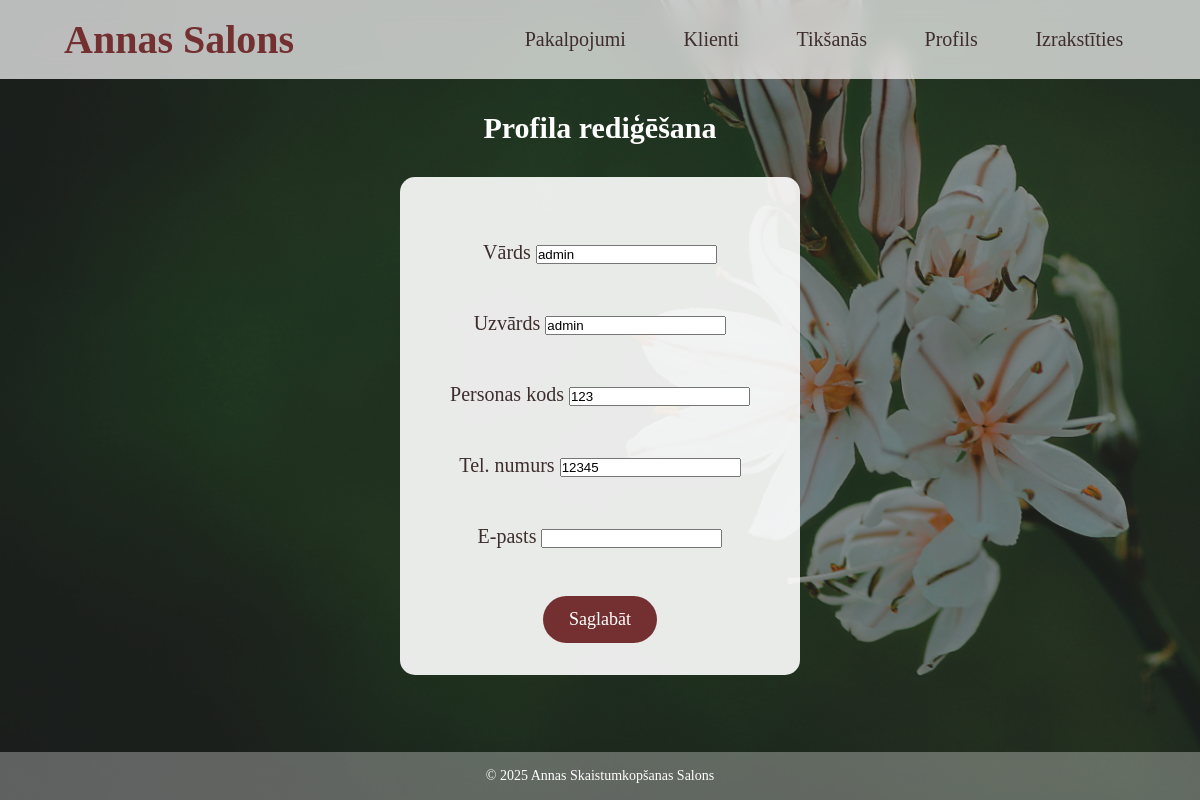
Page /profils (signed in) on the earlier database version.
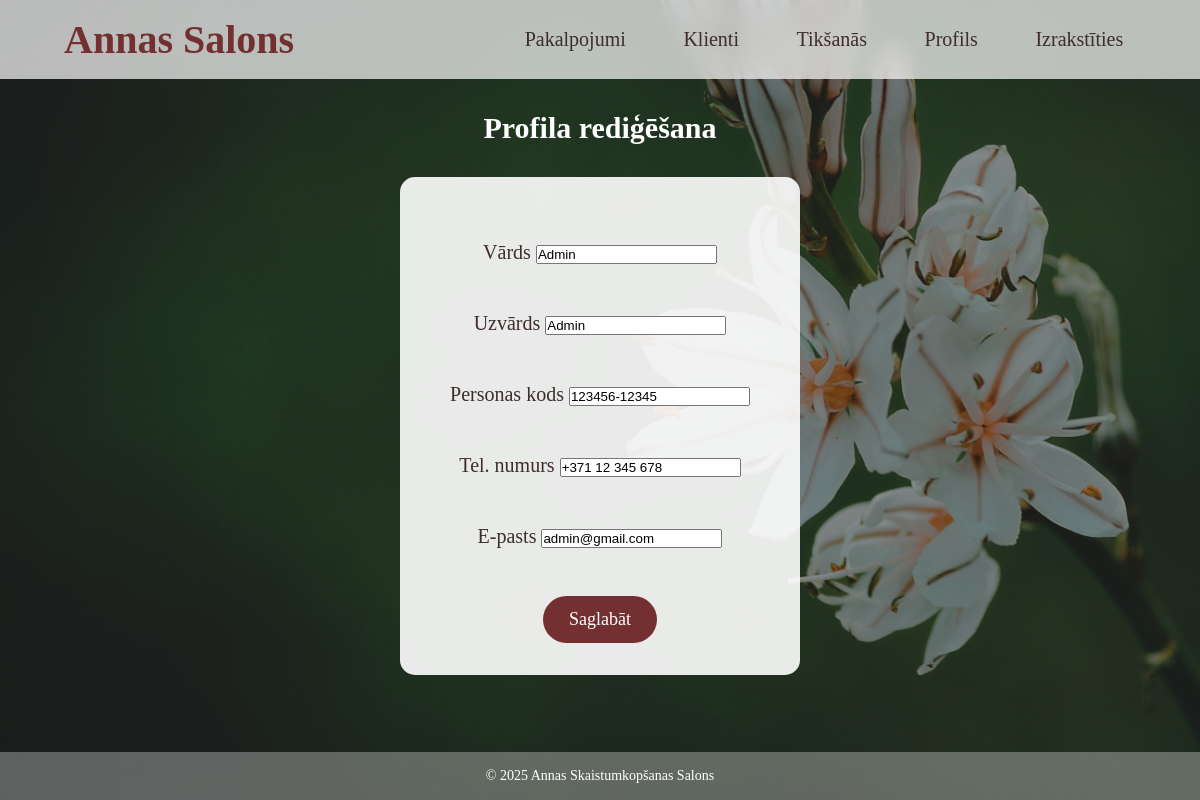
Same page on the later database version.
### tables this page shows
CREATE TABLE klienti (
                id INTEGER PRIMARY KEY AUTOINCREMENT,
                username TEXT UNIQUE NOT NULL,
                password TEXT NOT NULL,
                vards TEXT,
                uzvards TEXT,
                pk TEXT,
                tel_numurs TEXT,
                email TEXT
            );

### app.py (the view, shortened to what this page needs)
@app.route('/profils', methods=['GET', 'POST'])
def profils():
    if 'username' not in session:
        return redirect(url_for('pieteikties'))
    conn = get_db()
    c = conn.cursor()
    c.execute('SELECT * FROM klienti WHERE username=?', (session['username'],))
    user = c.fetchone()
    if not user:
        flash('Lietotājs nav atrasts!', 'danger')
        return redirect(url_for('home'))
    conn.close()
    return render_template('profils.html', user=user, is_admin=(session.get('username') == ADMIN_USERNAME))

### app.py (called while the page is built)
def get_db():
    conn = sqlite3.connect(DATABASE)
    conn.row_factory = sqlite3.Row
    return conn

@app.context_processor
def inject_user():
    return dict(logged_in=('username' in session), username=session.get('username'))

### templates/profils.html (shortened to what this page needs)
<!DOCTYPE html>
<html lang="en">
<head>
    <link rel="stylesheet" href="{{ url_for('static', filename='style.css') }}?v=1">
</head>
<body>
    <header>
        <h1><a href="/">Annas Salons</a></h1>
        <nav>
            <a href="/pakalpojumi">Pakalpojumi</a>
            {% if not logged_in %}
                <a href="/registreties">Reģistrēties</a>
                <a href="/pieteikties">Pieteikties</a>
            {% else %}
                {% if is_admin %}
                    <a href="/klienti">Klienti</a>
                {% endif %}
                <a href="/tiksanas">Tikšanās</a>
                <a href="/profils">Profils</a>
                <a href="{{ url_for('logout') }}">Izrakstīties</a>
            {% endif %}
        </nav>
    </header>
    <main>
        <div class="div-2"><h2>Profila rediģēšana</h2></div>
        <div class="div-1">
            <form method="POST">
                <div class="div-2">
                    <label for="vards">Vārds</label>
                    <input type="text" id="vards" name="vards" value="{{ user.vards or '' }}" required>
                </div>
                <div class="div-2">
                    <label for="uzvards">Uzvārds</label>
                    <input type="text" id="uzvards" name="uzvards" value="{{ user.uzvards or '' }}" required>
                </div>
                <div class="div-2">
                    <label for="pk">Personas kods</label>
                    <input type="text" id="pk" name="pk" value="{{ user.pk or '' }}" required>
                </div>
                <div class="div-2">
                    <label for="tel_numurs">Tel. numurs</label>
                    <input type="text" id="tel_numurs" name="tel_numurs" value="{{ user.tel_numurs or '' }}" required>
                </div>
                <div class="div-2">
                    <label for="email">E-pasts</label>
                    <input type="email" id="email" name="email" value="{{ user.email or '' }}" required>
                </div>
                <button type="submit" class="btn-drk">Saglabāt</button>
            </form>
        </div>
    </main>
    <footer>
        <p>&copy; 2025 Annas Skaistumkopšanas Salons</p>
    </footer>
</body>
</html>

Differences in the rows shown:
changed klienti: vards "admin" → "Admin"; uzvards "admin" → "Admin"; pk "123" → "123456-12345"; tel_numurs "12345" → "+371 12 345 678"; email (not shown) → "admin@gmail.com"
